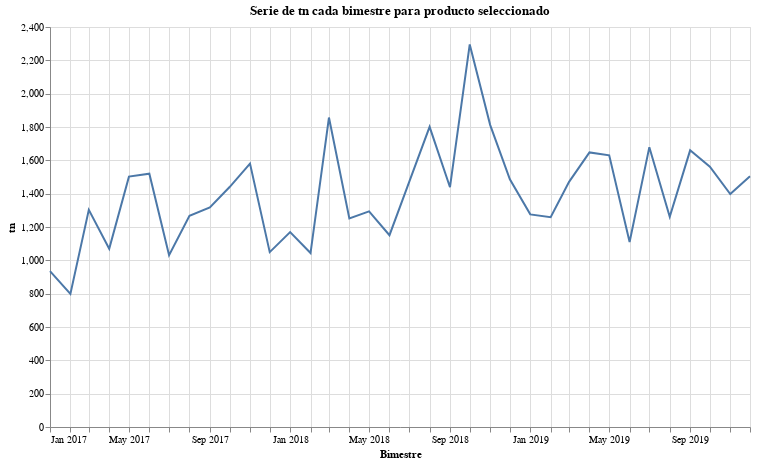

Here is the notebook cell this chart was saved with:
### Code cell
chart

### Figure 1 — Vega-Lite specification as saved in the notebook (floating-point values rounded to 4 significant figures; data arrays with more than 128 entries replaced by an {"elided": "..."} marker saying what was removed)
{"config": {"view": {"continuousWidth": 300, "continuousHeight": 300}}, "data": {"name": "data-f2427daa3cfd8fbe0359e59fc5062394"}, "mark": {"type": "line"}, "encoding": {"tooltip": [{"field": "bimestre", "type": "temporal"}, {"field": "tn", "type": "quantitative"}, {"field": "product_id", "type": "quantitative"}], "x": {"axis": {"format": "%b %Y", "tickCount": "month", "title": "Bimestre"}, "field": "bimestre", "timeUnit": "yearmonth", "type": "temporal"}, "y": {"field": "tn", "type": "quantitative"}}, "height": 400, "params": [{"name": "product_id", "bind": {"input": "select", "options": {"elided": "1233 float values"}, "name": "Producto: "}, "value": 20000.0}], "title": "Serie de tn cada bimestre para producto seleccionado", "transform": [{"filter": "datum.product_id == product_id"}], "width": 700, "$schema": "https://vega.github.io/schema/vega-lite/v5.20.1.json", "datasets": {"data-f2427daa3cfd8fbe0359e59fc5062394": {"elided": "31243 records"}}}
